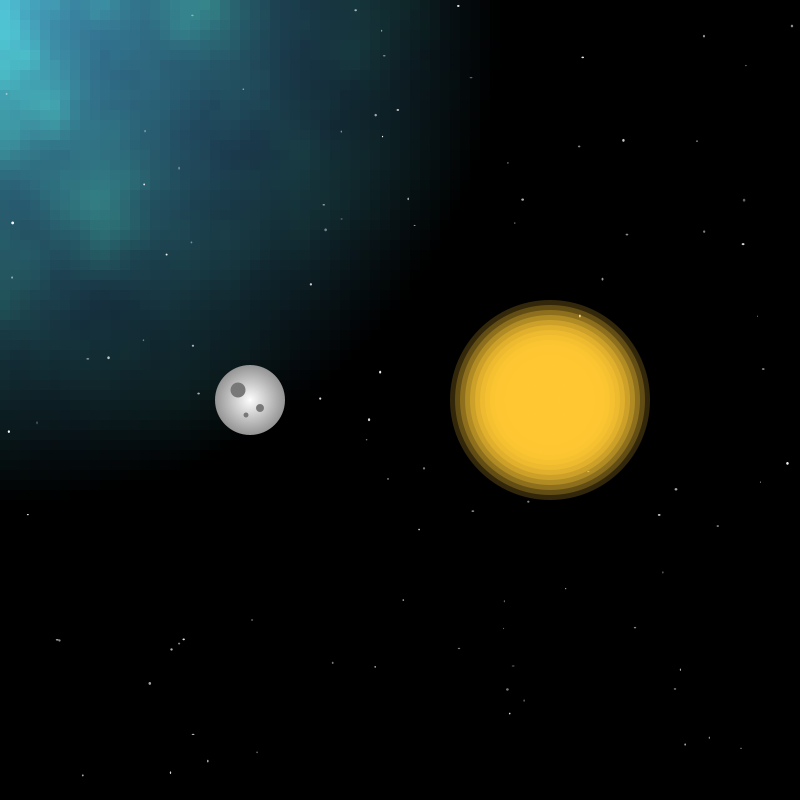
Frame 1 (no input)
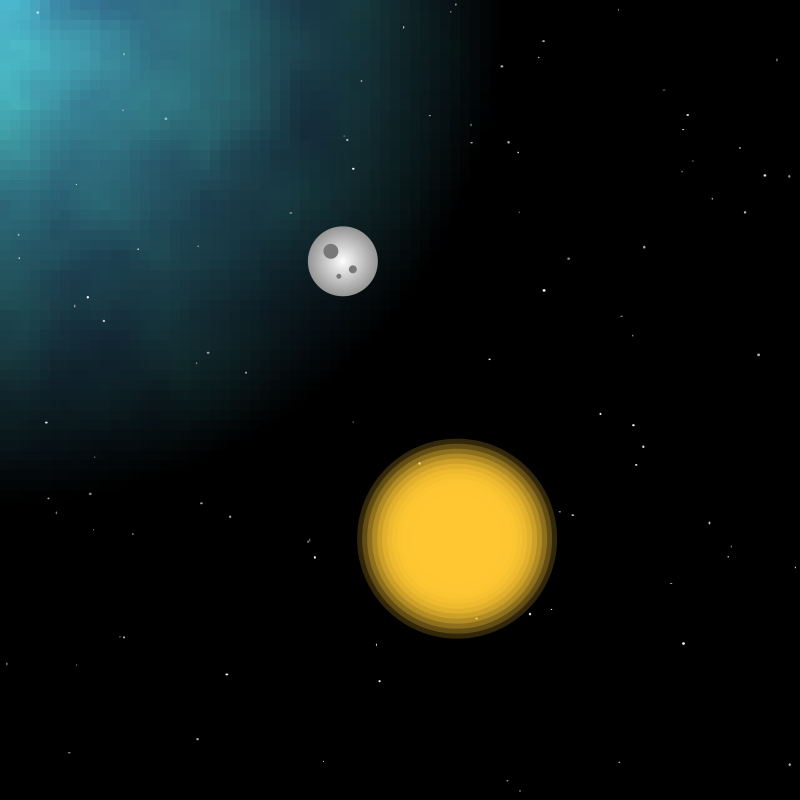
Frame 60 (the mouse pressed at the canvas centre just before this capture)
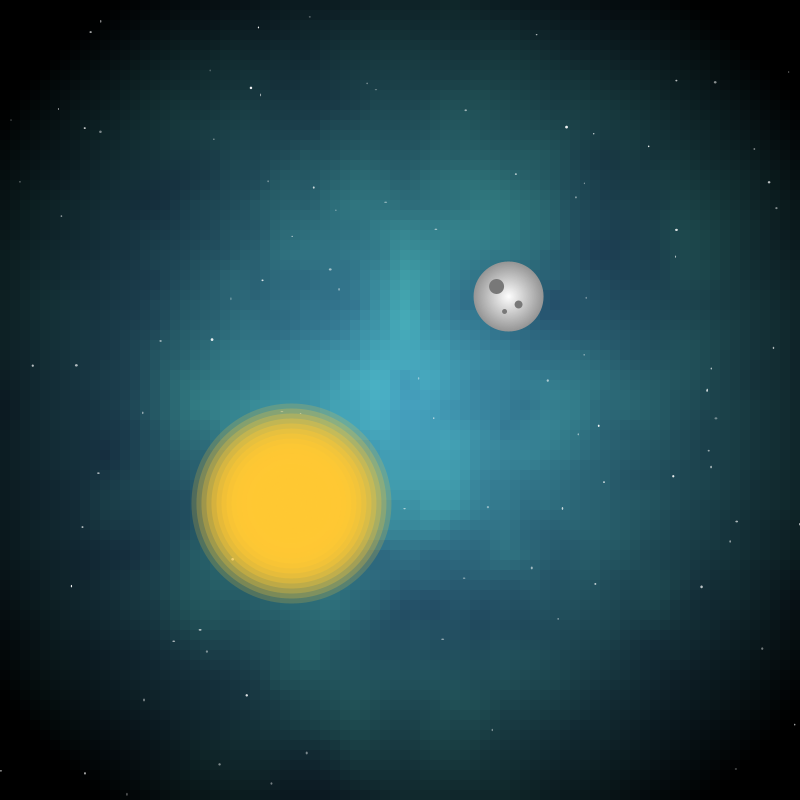
Frame 120 (the mouse held since frame 60 and released just before this capture)

The Processing sketch that drew these frames (run headless with seeded random() and noise(); from frame 60 on, the mouse is pressed at the canvas centre):

// Processing sketch: Emmitt_Filkohazy
// ── Emmitt_Filkohazy.pde
/* 
  Name: Emmitt Filkohazy
  Date: November 30th, 2024
  Class: CIVE 265
  Professor: Lee
*/

float angle = 0;  // Angle for rotation (used for orbiting animations).
float noiseOffset = 0; // Offset value for Perlin noise to create smooth animations for the northern lights.

// Method to set up the canvas.
void setup() {
  size(800, 800);  // Set the size of the canvas (width=800 pixels, height=800 pixels).
  noStroke(); // Disable stroke outlines for shapes.
}

// Method to draw the northern lights effect and other animations.
void draw() {
  
  background(0);  // Set the background color to black (0 = black).

  // Generate a smooth gradient using Perlin noise for the northern lights effect.
  for (int i = 0; i < width; i += 10) {  // Iterate through the canvas in a grid of 10x10 pixels.
    for (int j = 0; j < height; j += 10) {
      float distance = dist(mouseX, mouseY, i, j);  // Calculate the distance between the mouse and the current grid point.
      float noiseValue = noise(i * 0.01, j * 0.01, noiseOffset); // Generate Perlin noise value for smooth gradients.

      // Map noise values to RGB color components for aurora colors.
      float r = map(noiseValue, 0, 1, 50, 100);  // Subtle pinks and purples.
      float g = map(noiseValue, 0, 1, 100, 255); // Vibrant greens.
      float b = map(noiseValue, 0, 1, 150, 255); // Cool blues and purples.

      // Adjust the brightness of the aurora colors based on distance from the mouse position.
      float brightness = map(distance, 0, width / 2, 255, 50);
      fill(r * brightness / 255, g * brightness / 255, b * brightness / 255);

      rect(i, j, 10, 10);  // Draw a small rectangle at the current grid position.
    }
  }

  // Increment the noise offset for smooth animation.
  noiseOffset += 0.01;

  // Draw twinkling stars randomly across the background.
  for (int i = 0; i < 100; i++) {
    fill(255, random(100, 255));  // Randomize the brightness of the stars.
    ellipse(random(width), random(height), random(1, 3), random(1, 3));  // Draw stars with random positions and sizes.
  }

  translate(width / 2, height / 2);  // Move the origin to the center of the canvas.

  // Draw the sun orbiting with a realistic gradient.
  float sunX = 150 * cos(angle);  // Calculate the X position of the sun based on the angle.
  float sunY = 150 * sin(angle);  // Calculate the Y position of the sun based on the angle.
  drawSun(sunX, sunY);  // Call the method to draw the sun.

  // Draw the moon orbiting with realistic shading.
  float moonX = -150 * cos(angle);  // Calculate the X position of the moon (opposite direction of the sun).
  float moonY = -150 * sin(angle);  // Calculate the Y position of the moon (opposite direction of the sun).
  drawMoon(moonX, moonY);  // Call the method to draw the moon.

  // Increment the angle for continuous rotation.
  angle += 0.02;  // Adjust this value to change the rotation speed.
}

// Method to create the sun with a radial gradient.
void drawSun(float x, float y) {
  for (int r = 100; r > 0; r -= 5) {  // Create concentric circles for the gradient.
    float alpha = map(r, 100, 0, 50, 255);  // Gradually fade the outer layers.
    fill(255, 200, 50, alpha);  // Set the fill color for each layer of the sun.
    ellipse(x, y, r * 2, r * 2);  // Draw each layer as a circle.
  }
}

// Method to create the moon with a radial gradient and craters.
void drawMoon(float x, float y) {
  for (int r = 35; r > 0; r--) {  // Create concentric circles for the moon's gradient.
    float brightness = map(r, 35, 0, 150, 255);  // Gradually brighten the inner layers.
    fill(brightness);  // Set the fill color for each layer of the moon.
    ellipse(x, y, r * 2, r * 2);  // Draw each layer as a circle.
  }

  // Add craters to the moon with subtle shadows.
  fill(120);  // Set the color for the craters.
  ellipse(x + 10, y + 8, 8, 8);  // Draw a small crater.
  ellipse(x - 12, y -10, 15, 15);  // Draw a medium crater.
  ellipse(x - 4, y + 15, 5, 5);  // Draw a tiny crater.
}
